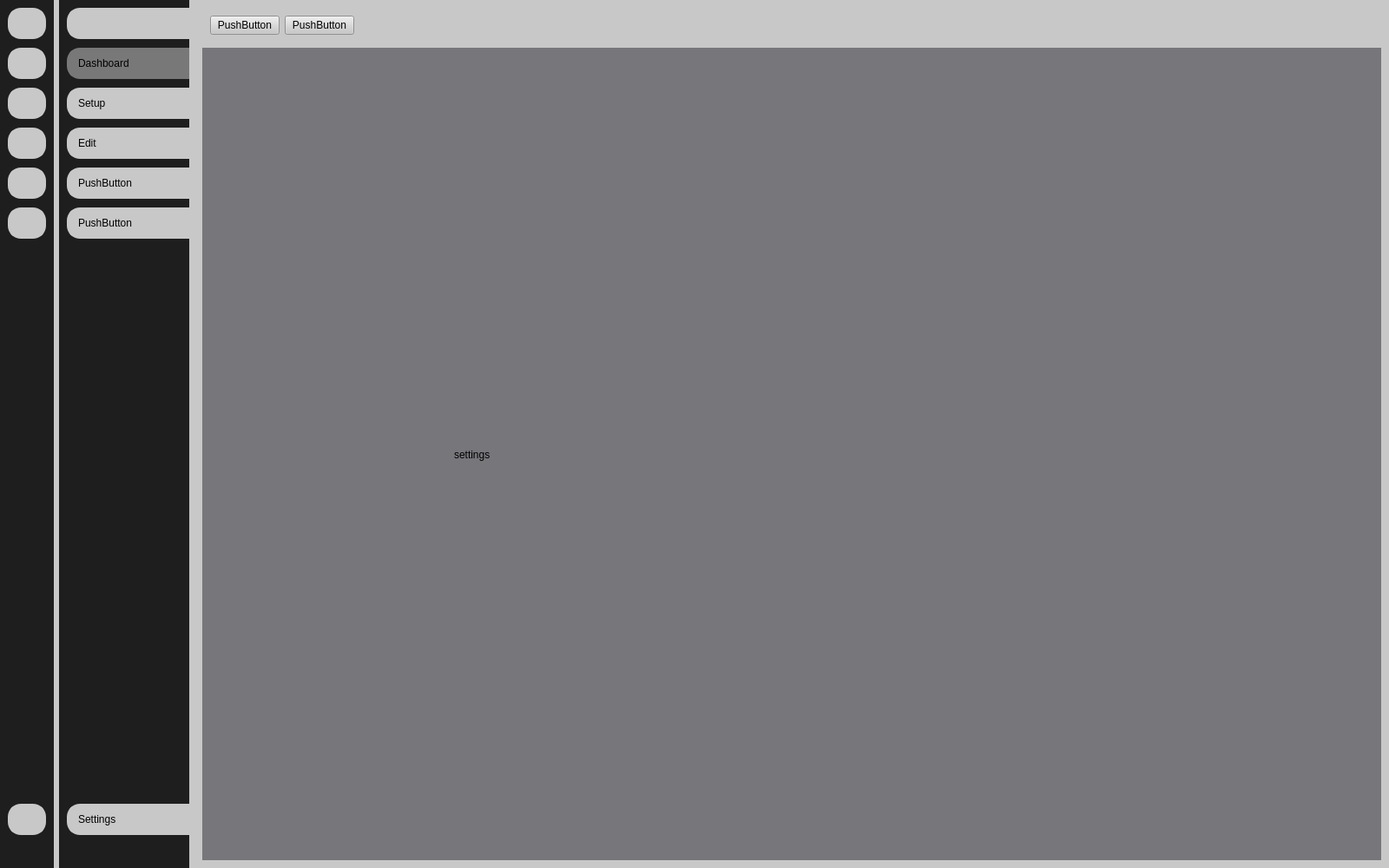
<?xml version="1.0" encoding="UTF-8"?>
<ui version="4.0">
 <class>MainWindow</class>
 <widget class="QMainWindow" name="MainWindow">
  <property name="geometry">
   <rect>
    <x>0</x>
    <y>0</y>
    <width>1600</width>
    <height>1000</height>
   </rect>
  </property>
  <property name="minimumSize">
   <size>
    <width>1600</width>
    <height>800</height>
   </size>
  </property>
  <property name="windowTitle">
   <string>MainWindow</string>
  </property>
  <property name="styleSheet">
   <string notr="true">background-color: rgb(200, 200, 200);
</string>
  </property>
  <widget class="QWidget" name="centralwidget">
   <property name="styleSheet">
    <string notr="true"/>
   </property>
   <layout class="QGridLayout" name="gridLayout">
    <property name="leftMargin">
     <number>0</number>
    </property>
    <property name="topMargin">
     <number>0</number>
    </property>
    <property name="rightMargin">
     <number>0</number>
    </property>
    <property name="bottomMargin">
     <number>0</number>
    </property>
    <item row="0" column="0">
     <widget class="QWidget" name="sidebar_small" native="true">
      <property name="styleSheet">
       <string notr="true">QWidget{
	background-color: rgb(30, 30, 30);
}
QPushButton{
background-color: rgb(200, 200, 200);
color:white;
text-align:center;
height:30px;
border: 3px solid rgb(200, 200, 200);   
border-radius:15px;
padding-left:3px;
padding-right:3px;

}

QPushButton:hover {
    background: rgb(100, 100, 100);  /* původní barva &lt;span&gt; */
    border: 3px solid rgb(70,70, 70);
      /* aby se po přidání borderu nezvětšilo tlačítko */
}

/* Aktivní stav (klik) – mírně zesvětlíme okraj */
QPushButton:pressed {
    background-color:  rgb(120, 120, 120); 
    border: 3px solid  rgb(120, 120, 120); 

}

QPushButton:checked {
    background-color:  rgb(120, 120, 120); 
    border: 3px solid  rgb(120, 120, 120); 

}</string>
      </property>
      <layout class="QVBoxLayout" name="verticalLayout_3">
       <property name="spacing">
        <number>15</number>
       </property>
       <property name="leftMargin">
        <number>9</number>
       </property>
       <property name="topMargin">
        <number>9</number>
       </property>
       <property name="rightMargin">
        <number>9</number>
       </property>
       <property name="bottomMargin">
        <number>9</number>
       </property>
       <item>
        <layout class="QVBoxLayout" name="verticalLayout">
         <property name="spacing">
          <number>10</number>
         </property>
         <item>
          <widget class="QPushButton" name="pb_menu_small">
           <property name="styleSheet">
            <string notr="true">QPushButton{
background-color: rgb(200, 200, 200);
color:white;
text-align:center;
height:30px;
border: 3px solid rgb(200, 200, 200);   
border-radius:15px;

}

QPushButton:hover {
    background: rgb(100, 100, 100);  /* původní barva &lt;span&gt; */
    border: 3px solid rgb(70,70, 70);
      /* aby se po přidání borderu nezvětšilo tlačítko */
}

/* Aktivní stav (klik) – mírně zesvětlíme okraj */
QPushButton:pressed {
    background-color:  rgb(70, 70, 70); 
    border: 3px solid  rgb(70, 70, 70); 

}

QPushButton:checked {
    background-color:  rgb(200, 200, 200); 
    border: 3px solid  rgb(200, 200, 200); 

}</string>
           </property>
           <property name="text">
            <string/>
           </property>
           <property name="icon">
            <iconset resource="icons/icons.qrc">
             <normaloff>:/Icons/menu.png</normaloff>:/Icons/menu.png</iconset>
           </property>
           <property name="iconSize">
            <size>
             <width>25</width>
             <height>25</height>
            </size>
           </property>
           <property name="checkable">
            <bool>true</bool>
           </property>
          </widget>
         </item>
         <item>
          <widget class="QPushButton" name="pb_dashboard_small">
           <property name="text">
            <string/>
           </property>
           <property name="icon">
            <iconset resource="icons/icons.qrc">
             <normaloff>:/Icons/dashboard-monitor.png</normaloff>:/Icons/dashboard-monitor.png</iconset>
           </property>
           <property name="iconSize">
            <size>
             <width>25</width>
             <height>25</height>
            </size>
           </property>
           <property name="checkable">
            <bool>true</bool>
           </property>
           <property name="autoExclusive">
            <bool>true</bool>
           </property>
          </widget>
         </item>
         <item>
          <widget class="QPushButton" name="pb_setup_small">
           <property name="text">
            <string/>
           </property>
           <property name="icon">
            <iconset resource="icons/icons.qrc">
             <normaloff>:/Icons/circle-nodes.png</normaloff>:/Icons/circle-nodes.png</iconset>
           </property>
           <property name="iconSize">
            <size>
             <width>25</width>
             <height>25</height>
            </size>
           </property>
           <property name="checkable">
            <bool>true</bool>
           </property>
           <property name="autoExclusive">
            <bool>true</bool>
           </property>
          </widget>
         </item>
         <item>
          <widget class="QPushButton" name="pb_edit_small">
           <property name="text">
            <string/>
           </property>
           <property name="icon">
            <iconset resource="icons/icons.qrc">
             <normaloff>:/Icons/edit (1).png</normaloff>:/Icons/edit (1).png</iconset>
           </property>
           <property name="iconSize">
            <size>
             <width>25</width>
             <height>25</height>
            </size>
           </property>
           <property name="checkable">
            <bool>true</bool>
           </property>
           <property name="autoExclusive">
            <bool>true</bool>
           </property>
          </widget>
         </item>
         <item>
          <widget class="QPushButton" name="pb_capture_small">
           <property name="text">
            <string/>
           </property>
           <property name="icon">
            <iconset resource="icons/icons.qrc">
             <normaloff>:/Icons/camera.png</normaloff>:/Icons/camera.png</iconset>
           </property>
           <property name="iconSize">
            <size>
             <width>25</width>
             <height>25</height>
            </size>
           </property>
           <property name="checkable">
            <bool>true</bool>
           </property>
           <property name="autoExclusive">
            <bool>true</bool>
           </property>
          </widget>
         </item>
         <item>
          <widget class="QPushButton" name="pb_unknown1_small">
           <property name="text">
            <string/>
           </property>
           <property name="iconSize">
            <size>
             <width>25</width>
             <height>25</height>
            </size>
           </property>
           <property name="checkable">
            <bool>true</bool>
           </property>
           <property name="autoExclusive">
            <bool>true</bool>
           </property>
          </widget>
         </item>
        </layout>
       </item>
       <item>
        <spacer name="sidebar_spacer_expanded_2">
         <property name="orientation">
          <enum>Qt::Orientation::Vertical</enum>
         </property>
         <property name="sizeHint" stdset="0">
          <size>
           <width>20</width>
           <height>465</height>
          </size>
         </property>
        </spacer>
       </item>
       <item>
        <widget class="QPushButton" name="pb_settings_small">
         <property name="text">
          <string/>
         </property>
         <property name="icon">
          <iconset resource="icons/icons.qrc">
           <normaloff>:/Icons/settings.png</normaloff>:/Icons/settings.png</iconset>
         </property>
         <property name="iconSize">
          <size>
           <width>25</width>
           <height>25</height>
          </size>
         </property>
         <property name="checkable">
          <bool>true</bool>
         </property>
         <property name="autoExclusive">
          <bool>true</bool>
         </property>
        </widget>
       </item>
       <item>
        <widget class="QLabel" name="label_8">
         <property name="text">
          <string/>
         </property>
         <property name="pixmap">
          <pixmap resource="icons/icons.qrc">:/Icons/vutlogo.png</pixmap>
         </property>
        </widget>
       </item>
      </layout>
     </widget>
    </item>
    <item row="0" column="1">
     <widget class="QWidget" name="sidebar_expanded" native="true">
      <property name="minimumSize">
       <size>
        <width>150</width>
        <height>0</height>
       </size>
      </property>
      <property name="styleSheet">
       <string notr="true">QWidget{
	background-color: rgb(30, 30, 30);
}
QPushButton{
background-color: rgb(200, 200, 200);
color:black;
text-align:left;
height:30px;
border: 3px solid rgb(200, 200, 200);   
padding-left:10px;
border-top-left-radius:15px;
border-bottom-left-radius:15px;
}

QPushButton:hover {
    background: rgb(100, 100, 100);  /* původní barva &lt;span&gt; */
    border: 3px solid rgb(70,70, 70);
      /* aby se po přidání borderu nezvětšilo tlačítko */
}

/* Aktivní stav (klik) – mírně zesvětlíme okraj */
QPushButton:pressed {
    background-color:  rgb(120, 120, 120); 
    border: 3px solid  rgb(120, 120, 120); 

}

QPushButton:checked {
    background-color:  rgb(120, 120, 120); 
    border: 3px solid  rgb(120, 120, 120); 

}
</string>
      </property>
      <layout class="QVBoxLayout" name="verticalLayout_4">
       <property name="spacing">
        <number>15</number>
       </property>
       <property name="rightMargin">
        <number>0</number>
       </property>
       <item>
        <layout class="QVBoxLayout" name="verticalLayout_2">
         <property name="spacing">
          <number>10</number>
         </property>
         <item>
          <widget class="QPushButton" name="pb_menu_expanded">
           <property name="styleSheet">
            <string notr="true">QPushButton{
background-color: rgb(200, 200, 200);
color:white;
text-align:center;
height:30px;
border: 3px solid rgb(200, 200, 200);   
border-top-left-radius:15px;
border-bottom-left-radius:15px;

}

QPushButton:checked {
    background-color:  rgb(200, 200, 200); 
    border: 3px solid  rgb(200, 200, 200); 

}

QPushButton:hover {
    background: rgb(100, 100, 100);  /* původní barva &lt;span&gt; */
    border: 3px solid rgb(70,70, 70);
      /* aby se po přidání borderu nezvětšilo tlačítko */
}

/* Aktivní stav (klik) – mírně zesvětlíme okraj */
QPushButton:pressed {
    background-color:  rgb(70, 70, 70); 
    border: 3px solid  rgb(70, 70, 70); 

}
</string>
           </property>
           <property name="text">
            <string/>
           </property>
           <property name="icon">
            <iconset resource="icons/icons.qrc">
             <normaloff>:/Icons/menu.png</normaloff>:/Icons/menu.png</iconset>
           </property>
           <property name="iconSize">
            <size>
             <width>25</width>
             <height>25</height>
            </size>
           </property>
           <property name="checkable">
            <bool>true</bool>
           </property>
          </widget>
         </item>
         <item>
          <widget class="QPushButton" name="pb_dashboard_expanded">
           <property name="text">
            <string>Dashboard</string>
           </property>
           <property name="icon">
            <iconset resource="icons/icons.qrc">
             <normaloff>:/Icons/dashboard-monitor.png</normaloff>:/Icons/dashboard-monitor.png</iconset>
           </property>
           <property name="iconSize">
            <size>
             <width>25</width>
             <height>25</height>
            </size>
           </property>
           <property name="checkable">
            <bool>true</bool>
           </property>
           <property name="checked">
            <bool>true</bool>
           </property>
           <property name="autoExclusive">
            <bool>true</bool>
           </property>
          </widget>
         </item>
         <item>
          <widget class="QPushButton" name="pb_setup_expanded">
           <property name="text">
            <string>Setup</string>
           </property>
           <property name="icon">
            <iconset resource="icons/icons.qrc">
             <normaloff>:/Icons/circle-nodes.png</normaloff>:/Icons/circle-nodes.png</iconset>
           </property>
           <property name="iconSize">
            <size>
             <width>25</width>
             <height>25</height>
            </size>
           </property>
           <property name="checkable">
            <bool>true</bool>
           </property>
           <property name="autoExclusive">
            <bool>true</bool>
           </property>
          </widget>
         </item>
         <item>
          <widget class="QPushButton" name="pb_edit_expanded">
           <property name="text">
            <string>Edit</string>
           </property>
           <property name="icon">
            <iconset resource="icons/icons.qrc">
             <normaloff>:/Icons/edit (1).png</normaloff>:/Icons/edit (1).png</iconset>
           </property>
           <property name="iconSize">
            <size>
             <width>25</width>
             <height>25</height>
            </size>
           </property>
           <property name="checkable">
            <bool>true</bool>
           </property>
           <property name="autoExclusive">
            <bool>true</bool>
           </property>
          </widget>
         </item>
         <item>
          <widget class="QPushButton" name="pb_capture_expanded">
           <property name="text">
            <string>PushButton</string>
           </property>
           <property name="icon">
            <iconset resource="icons/icons.qrc">
             <normaloff>:/Icons/camera.png</normaloff>:/Icons/camera.png</iconset>
           </property>
           <property name="iconSize">
            <size>
             <width>25</width>
             <height>25</height>
            </size>
           </property>
           <property name="checkable">
            <bool>true</bool>
           </property>
           <property name="autoExclusive">
            <bool>true</bool>
           </property>
          </widget>
         </item>
         <item>
          <widget class="QPushButton" name="pb_unknown1_expanded">
           <property name="text">
            <string>PushButton</string>
           </property>
           <property name="iconSize">
            <size>
             <width>25</width>
             <height>25</height>
            </size>
           </property>
           <property name="checkable">
            <bool>true</bool>
           </property>
           <property name="autoExclusive">
            <bool>true</bool>
           </property>
          </widget>
         </item>
        </layout>
       </item>
       <item>
        <spacer name="sidebar_spacer_expanded">
         <property name="orientation">
          <enum>Qt::Orientation::Vertical</enum>
         </property>
         <property name="sizeHint" stdset="0">
          <size>
           <width>20</width>
           <height>465</height>
          </size>
         </property>
        </spacer>
       </item>
       <item>
        <widget class="QPushButton" name="pb_settings_expanded">
         <property name="text">
          <string>Settings</string>
         </property>
         <property name="icon">
          <iconset resource="icons/icons.qrc">
           <normaloff>:/Icons/settings.png</normaloff>:/Icons/settings.png</iconset>
         </property>
         <property name="iconSize">
          <size>
           <width>25</width>
           <height>25</height>
          </size>
         </property>
         <property name="checkable">
          <bool>true</bool>
         </property>
         <property name="autoExclusive">
          <bool>true</bool>
         </property>
        </widget>
       </item>
       <item>
        <widget class="QLabel" name="label_7">
         <property name="text">
          <string/>
         </property>
         <property name="pixmap">
          <pixmap resource="icons/icons.qrc">:/Icons/uailogofull.png</pixmap>
         </property>
        </widget>
       </item>
      </layout>
     </widget>
    </item>
    <item row="0" column="2">
     <widget class="QWidget" name="main_okno" native="true">
      <layout class="QVBoxLayout" name="verticalLayout_5">
       <item>
        <widget class="QWidget" name="top_bar" native="true">
         <layout class="QHBoxLayout" name="horizontalLayout">
          <item>
           <widget class="QPushButton" name="pushButton_13">
            <property name="text">
             <string>PushButton</string>
            </property>
            <property name="checkable">
             <bool>true</bool>
            </property>
           </widget>
          </item>
          <item>
           <widget class="QPushButton" name="pushButton_14">
            <property name="text">
             <string>PushButton</string>
            </property>
           </widget>
          </item>
          <item>
           <spacer name="horizontalSpacer">
            <property name="orientation">
             <enum>Qt::Orientation::Horizontal</enum>
            </property>
            <property name="sizeHint" stdset="0">
             <size>
              <width>40</width>
              <height>20</height>
             </size>
            </property>
           </spacer>
          </item>
         </layout>
        </widget>
       </item>
       <item>
        <widget class="QStackedWidget" name="stackedWidget">
         <property name="styleSheet">
          <string notr="true">background-color: rgb(119, 118, 123);</string>
         </property>
         <property name="currentIndex">
          <number>3</number>
         </property>
         <widget class="QWidget" name="page_capture">
          <widget class="QLabel" name="label_6">
           <property name="geometry">
            <rect>
             <x>390</x>
             <y>420</y>
             <width>67</width>
             <height>17</height>
            </rect>
           </property>
           <property name="text">
            <string>capture</string>
           </property>
          </widget>
         </widget>
         <widget class="QWidget" name="page_setup">
          <widget class="QLabel" name="label_3">
           <property name="geometry">
            <rect>
             <x>300</x>
             <y>450</y>
             <width>67</width>
             <height>17</height>
            </rect>
           </property>
           <property name="text">
            <string>setup</string>
           </property>
          </widget>
         </widget>
         <widget class="QWidget" name="page_dashboard">
          <widget class="QLabel" name="label_5">
           <property name="geometry">
            <rect>
             <x>270</x>
             <y>470</y>
             <width>67</width>
             <height>17</height>
            </rect>
           </property>
           <property name="text">
            <string>dashboards</string>
           </property>
          </widget>
         </widget>
         <widget class="QWidget" name="page_settings">
          <widget class="QLabel" name="label_2">
           <property name="geometry">
            <rect>
             <x>290</x>
             <y>460</y>
             <width>67</width>
             <height>17</height>
            </rect>
           </property>
           <property name="text">
            <string>settings</string>
           </property>
          </widget>
         </widget>
         <widget class="QWidget" name="page_edit">
          <widget class="QLabel" name="label_4">
           <property name="geometry">
            <rect>
             <x>410</x>
             <y>410</y>
             <width>67</width>
             <height>17</height>
            </rect>
           </property>
           <property name="text">
            <string>edit</string>
           </property>
          </widget>
         </widget>
         <widget class="QWidget" name="page_none">
          <widget class="QLabel" name="label">
           <property name="geometry">
            <rect>
             <x>330</x>
             <y>346</y>
             <width>141</width>
             <height>81</height>
            </rect>
           </property>
           <property name="text">
            <string>None</string>
           </property>
          </widget>
         </widget>
        </widget>
       </item>
      </layout>
     </widget>
    </item>
   </layout>
  </widget>
 </widget>
 <resources>
  <include location="icons/icons.qrc"/>
 </resources>
 <connections>
  <connection>
   <sender>pb_unknown1_expanded</sender>
   <signal>toggled(bool)</signal>
   <receiver>pb_unknown1_small</receiver>
   <slot>setChecked(bool)</slot>
   <hints>
    <hint type="sourcelabel">
     <x>100</x>
     <y>255</y>
    </hint>
    <hint type="destinationlabel">
     <x>38</x>
     <y>258</y>
    </hint>
   </hints>
  </connection>
  <connection>
   <sender>pb_capture_expanded</sender>
   <signal>toggled(bool)</signal>
   <receiver>pb_capture_small</receiver>
   <slot>setChecked(bool)</slot>
   <hints>
    <hint type="sourcelabel">
     <x>126</x>
     <y>212</y>
    </hint>
    <hint type="destinationlabel">
     <x>22</x>
     <y>211</y>
    </hint>
   </hints>
  </connection>
  <connection>
   <sender>pb_edit_expanded</sender>
   <signal>toggled(bool)</signal>
   <receiver>pb_edit_small</receiver>
   <slot>setChecked(bool)</slot>
   <hints>
    <hint type="sourcelabel">
     <x>111</x>
     <y>167</y>
    </hint>
    <hint type="destinationlabel">
     <x>15</x>
     <y>163</y>
    </hint>
   </hints>
  </connection>
  <connection>
   <sender>pb_setup_expanded</sender>
   <signal>toggled(bool)</signal>
   <receiver>pb_setup_small</receiver>
   <slot>setChecked(bool)</slot>
   <hints>
    <hint type="sourcelabel">
     <x>144</x>
     <y>129</y>
    </hint>
    <hint type="destinationlabel">
     <x>23</x>
     <y>125</y>
    </hint>
   </hints>
  </connection>
  <connection>
   <sender>pb_dashboard_expanded</sender>
   <signal>toggled(bool)</signal>
   <receiver>pb_dashboard_small</receiver>
   <slot>setChecked(bool)</slot>
   <hints>
    <hint type="sourcelabel">
     <x>154</x>
     <y>78</y>
    </hint>
    <hint type="destinationlabel">
     <x>26</x>
     <y>77</y>
    </hint>
   </hints>
  </connection>
  <connection>
   <sender>pb_menu_expanded</sender>
   <signal>toggled(bool)</signal>
   <receiver>pb_menu_small</receiver>
   <slot>setChecked(bool)</slot>
   <hints>
    <hint type="sourcelabel">
     <x>156</x>
     <y>41</y>
    </hint>
    <hint type="destinationlabel">
     <x>32</x>
     <y>28</y>
    </hint>
   </hints>
  </connection>
  <connection>
   <sender>pb_unknown1_small</sender>
   <signal>toggled(bool)</signal>
   <receiver>pb_unknown1_expanded</receiver>
   <slot>setChecked(bool)</slot>
   <hints>
    <hint type="sourcelabel">
     <x>31</x>
     <y>267</y>
    </hint>
    <hint type="destinationlabel">
     <x>112</x>
     <y>269</y>
    </hint>
   </hints>
  </connection>
  <connection>
   <sender>pb_capture_small</sender>
   <signal>toggled(bool)</signal>
   <receiver>pb_capture_expanded</receiver>
   <slot>setChecked(bool)</slot>
   <hints>
    <hint type="sourcelabel">
     <x>34</x>
     <y>221</y>
    </hint>
    <hint type="destinationlabel">
     <x>148</x>
     <y>227</y>
    </hint>
   </hints>
  </connection>
  <connection>
   <sender>pb_edit_small</sender>
   <signal>toggled(bool)</signal>
   <receiver>pb_edit_expanded</receiver>
   <slot>setChecked(bool)</slot>
   <hints>
    <hint type="sourcelabel">
     <x>22</x>
     <y>173</y>
    </hint>
    <hint type="destinationlabel">
     <x>139</x>
     <y>173</y>
    </hint>
   </hints>
  </connection>
  <connection>
   <sender>pb_setup_small</sender>
   <signal>toggled(bool)</signal>
   <receiver>pb_setup_expanded</receiver>
   <slot>setChecked(bool)</slot>
   <hints>
    <hint type="sourcelabel">
     <x>34</x>
     <y>129</y>
    </hint>
    <hint type="destinationlabel">
     <x>154</x>
     <y>114</y>
    </hint>
   </hints>
  </connection>
  <connection>
   <sender>pb_dashboard_small</sender>
   <signal>toggled(bool)</signal>
   <receiver>pb_dashboard_expanded</receiver>
   <slot>setChecked(bool)</slot>
   <hints>
    <hint type="sourcelabel">
     <x>28</x>
     <y>83</y>
    </hint>
    <hint type="destinationlabel">
     <x>126</x>
     <y>81</y>
    </hint>
   </hints>
  </connection>
  <connection>
   <sender>pb_menu_small</sender>
   <signal>toggled(bool)</signal>
   <receiver>pb_menu_expanded</receiver>
   <slot>setChecked(bool)</slot>
   <hints>
    <hint type="sourcelabel">
     <x>42</x>
     <y>43</y>
    </hint>
    <hint type="destinationlabel">
     <x>134</x>
     <y>41</y>
    </hint>
   </hints>
  </connection>
  <connection>
   <sender>pb_menu_expanded</sender>
   <signal>toggled(bool)</signal>
   <receiver>sidebar_small</receiver>
   <slot>setHidden(bool)</slot>
   <hints>
    <hint type="sourcelabel">
     <x>181</x>
     <y>21</y>
    </hint>
    <hint type="destinationlabel">
     <x>32</x>
     <y>409</y>
    </hint>
   </hints>
  </connection>
  <connection>
   <sender>pb_menu_expanded</sender>
   <signal>toggled(bool)</signal>
   <receiver>sidebar_expanded</receiver>
   <slot>setVisible(bool)</slot>
   <hints>
    <hint type="sourcelabel">
     <x>213</x>
     <y>37</y>
    </hint>
    <hint type="destinationlabel">
     <x>207</x>
     <y>375</y>
    </hint>
   </hints>
  </connection>
  <connection>
   <sender>pb_settings_expanded</sender>
   <signal>toggled(bool)</signal>
   <receiver>pb_settings_small</receiver>
   <slot>setChecked(bool)</slot>
   <hints>
    <hint type="sourcelabel">
     <x>123</x>
     <y>973</y>
    </hint>
    <hint type="destinationlabel">
     <x>30</x>
     <y>973</y>
    </hint>
   </hints>
  </connection>
  <connection>
   <sender>pb_settings_small</sender>
   <signal>toggled(bool)</signal>
   <receiver>pb_settings_expanded</receiver>
   <slot>setChecked(bool)</slot>
   <hints>
    <hint type="sourcelabel">
     <x>49</x>
     <y>982</y>
    </hint>
    <hint type="destinationlabel">
     <x>116</x>
     <y>982</y>
    </hint>
   </hints>
  </connection>
 </connections>
</ui>
